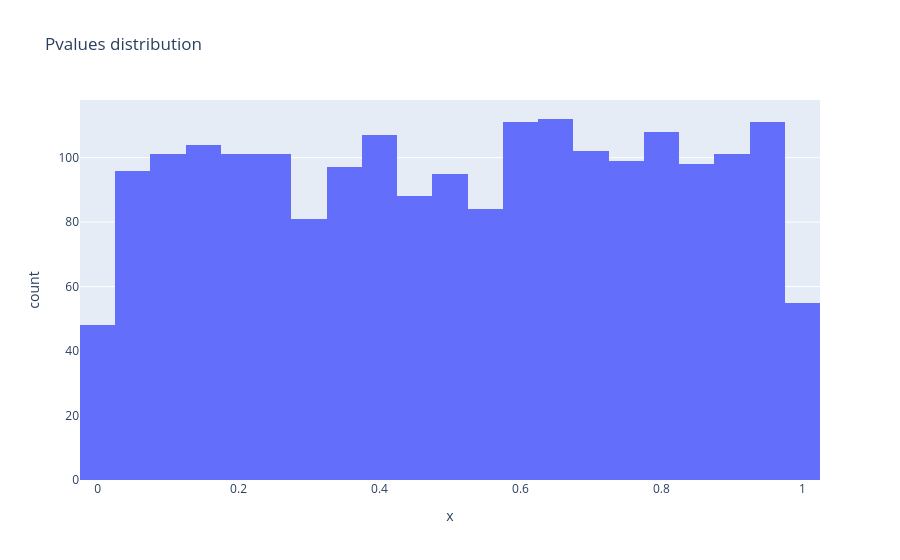

The cell this chart's notebook holds for it:
### Markdown cell above
### 4. Распределение p-value без эффекта

### Code cell
from scipy.stats import ttest_ind
import plotly.express as px

experiments_cnt = 2000
sample_size = 200
rng = np.random.default_rng(42)

pvalues = []
for exp_ind in range(experiments_cnt):
    groupA = rng.normal(0, 1, size=sample_size)
    groupB = rng.normal(0, 1, size=sample_size)
    result = ttest_ind(groupA, groupB, equal_var=False, alternative="two-sided")
    pvalues.append(result.pvalue)
    
fig = px.histogram(x=pvalues, title="Pvalues distribution")

fig.show()

### Figure 1 — Plotly figure (JSON) as saved in the notebook; plotly's stock layout.template omitted (floating-point values rounded to 4 significant figures; data arrays with more than 128 entries replaced by an {"elided": "..."} marker saying what was removed)
{"data": [{"bingroup": "x", "hovertemplate": "x=%{x}<br>count=%{y}<extra></extra>", "legendgroup": "", "marker": {"color": "#636efa", "pattern": {"shape": ""}}, "name": "", "orientation": "v", "showlegend": false, "type": "histogram", "x": {"elided": "2000 float values"}, "xaxis": "x", "yaxis": "y"}], "layout": {"barmode": "relative", "legend": {"tracegroupgap": 0}, "title": {"text": "Pvalues distribution"}, "xaxis": {"anchor": "y", "domain": [0, 1], "title": {"text": "x"}}, "yaxis": {"anchor": "x", "domain": [0, 1], "title": {"text": "count"}}}}
